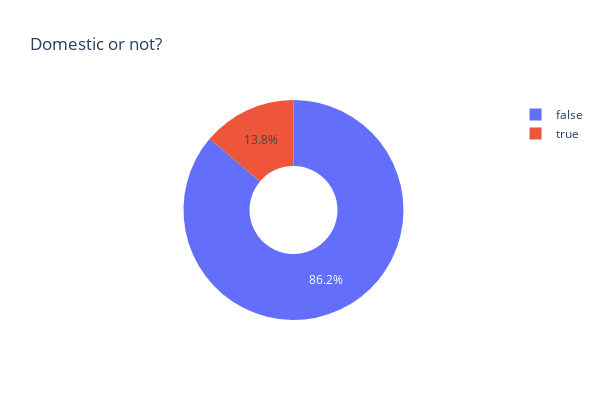

Source (notebook cell):
### Code cell
fig = px.pie(domestic, values='Domestic', names='index', title='Domestic or not?',
             width=600, height=400, hole=0.4)

fig.show()

### Figure 1 — Plotly figure (JSON) as saved in the notebook; plotly's stock layout.template omitted (floating-point values rounded to 4 significant figures)
{"data": [{"domain": {"x": [0, 1], "y": [0, 1]}, "hole": 0.4, "hovertemplate": "index=%{label}<br>Domestic=%{value}<extra></extra>", "labels": [false, true], "legendgroup": "", "name": "", "showlegend": true, "type": "pie", "values": [6645776, 1063503]}], "layout": {"height": 400, "legend": {"tracegroupgap": 0}, "title": {"text": "Domestic or not?"}, "width": 600}}
